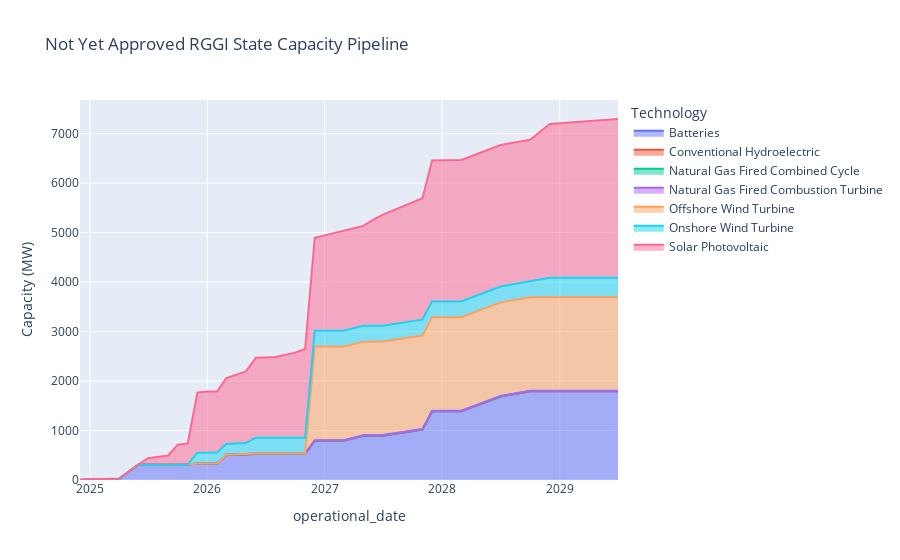

The notebook cell saved with this chart:
### Code cell
px.area(not_yet_approved_additions.cumsum(),labels={'value':'Capacity (MW)'},title='Not Yet Approved RGGI State Capacity Pipeline',width=900)

### Figure 1 — Plotly figure (JSON) as saved in the notebook; plotly's stock layout.template omitted (floating-point values rounded to 4 significant figures)
{"data": [{"fillpattern": {"shape": ""}, "hovertemplate": "Technology=Batteries<br>operational_date=%{x}<br>Capacity (MW)=%{y}<extra></extra>", "legendgroup": "Batteries", "line": {"color": "#636efa"}, "marker": {"symbol": "circle"}, "mode": "lines", "name": "Batteries", "orientation": "v", "showlegend": true, "stackgroup": "1", "type": "scatter", "x": ["2024-12-01T00:00:00", "2025-04-01T00:00:00", "2025-06-01T00:00:00", "2025-07-01T00:00:00", "2025-09-01T00:00:00", "2025-10-01T00:00:00", "2025-11-01T00:00:00", "2025-12-01T00:00:00", "2026-01-01T00:00:00", "2026-02-01T00:00:00", "2026-03-01T00:00:00", "2026-05-01T00:00:00", "2026-06-01T00:00:00", "2026-08-01T00:00:00", "2026-10-01T00:00:00", "2026-11-01T00:00:00", "2026-12-01T00:00:00", "2027-03-01T00:00:00", "2027-05-01T00:00:00", "2027-06-01T00:00:00", "2027-07-01T00:00:00", "2027-11-01T00:00:00", "2027-12-01T00:00:00", "2028-03-01T00:00:00", "2028-07-01T00:00:00", "2028-10-01T00:00:00", "2028-12-01T00:00:00", "2029-07-01T00:00:00"], "xaxis": "x", "y": [0, 20, 310.1, 310.1, 310.1, 312.6, 312.6, 334.9, 334.9, 334.9, 504.9, 524.9, 524.9, 524.9, 524.9, 524.9, 793.9, 793.9, 893.9, 896.4, 896.4, 1017.0, 1387.0, 1387.0, 1687.0, 1792.0, 1792.0, 1792.0], "yaxis": "y"}, {"fillpattern": {"shape": ""}, "hovertemplate": "Technology=Conventional Hydroelectric<br>operational_date=%{x}<br>Capacity (MW)=%{y}<extra></extra>", "legendgroup": "Conventional Hydroelectric", "line": {"color": "#EF553B"}, "marker": {"symbol": "circle"}, "mode": "lines", "name": "Conventional Hydroelectric", "orientation": "v", "showlegend": true, "stackgroup": "1", "type": "scatter", "x": ["2024-12-01T00:00:00", "2025-04-01T00:00:00", "2025-06-01T00:00:00", "2025-07-01T00:00:00", "2025-09-01T00:00:00", "2025-10-01T00:00:00", "2025-11-01T00:00:00", "2025-12-01T00:00:00", "2026-01-01T00:00:00", "2026-02-01T00:00:00", "2026-03-01T00:00:00", "2026-05-01T00:00:00", "2026-06-01T00:00:00", "2026-08-01T00:00:00", "2026-10-01T00:00:00", "2026-11-01T00:00:00", "2026-12-01T00:00:00", "2027-03-01T00:00:00", "2027-05-01T00:00:00", "2027-06-01T00:00:00", "2027-07-01T00:00:00", "2027-11-01T00:00:00", "2027-12-01T00:00:00", "2028-03-01T00:00:00", "2028-07-01T00:00:00", "2028-10-01T00:00:00", "2028-12-01T00:00:00", "2029-07-01T00:00:00"], "xaxis": "x", "y": [0, 0, 0, 0, 0, 0, 0, 0, 0, 0, 0, 0, 0, 0, 0, 0, 0, 0, 0, 0, 0.5, 0.5, 0.5, 0.5, 0.5, 0.5, 0.5, 0.5], "yaxis": "y"}, {"fillpattern": {"shape": ""}, "hovertemplate": "Technology=Natural Gas Fired Combined Cycle<br>operational_date=%{x}<br>Capacity (MW)=%{y}<extra></extra>", "legendgroup": "Natural Gas Fired Combined Cycle", "line": {"color": "#00cc96"}, "marker": {"symbol": "circle"}, "mode": "lines", "name": "Natural Gas Fired Combined Cycle", "orientation": "v", "showlegend": true, "stackgroup": "1", "type": "scatter", "x": ["2024-12-01T00:00:00", "2025-04-01T00:00:00", "2025-06-01T00:00:00", "2025-07-01T00:00:00", "2025-09-01T00:00:00", "2025-10-01T00:00:00", "2025-11-01T00:00:00", "2025-12-01T00:00:00", "2026-01-01T00:00:00", "2026-02-01T00:00:00", "2026-03-01T00:00:00", "2026-05-01T00:00:00", "2026-06-01T00:00:00", "2026-08-01T00:00:00", "2026-10-01T00:00:00", "2026-11-01T00:00:00", "2026-12-01T00:00:00", "2027-03-01T00:00:00", "2027-05-01T00:00:00", "2027-06-01T00:00:00", "2027-07-01T00:00:00", "2027-11-01T00:00:00", "2027-12-01T00:00:00", "2028-03-01T00:00:00", "2028-07-01T00:00:00", "2028-10-01T00:00:00", "2028-12-01T00:00:00", "2029-07-01T00:00:00"], "xaxis": "x", "y": [0, 0, 0, 0, 0, 0, 0, 0, 5.5, 5.5, 5.5, 5.5, 5.5, 5.5, 5.5, 5.5, 5.5, 5.5, 5.5, 5.5, 5.5, 5.5, 5.5, 5.5, 5.5, 5.5, 5.5, 5.5], "yaxis": "y"}, {"fillpattern": {"shape": ""}, "hovertemplate": "Technology=Natural Gas Fired Combustion Turbine<br>operational_date=%{x}<br>Capacity (MW)=%{y}<extra></extra>", "legendgroup": "Natural Gas Fired Combustion Turbine", "line": {"color": "#ab63fa"}, "marker": {"symbol": "circle"}, "mode": "lines", "name": "Natural Gas Fired Combustion Turbine", "orientation": "v", "showlegend": true, "stackgroup": "1", "type": "scatter", "x": ["2024-12-01T00:00:00", "2025-04-01T00:00:00", "2025-06-01T00:00:00", "2025-07-01T00:00:00", "2025-09-01T00:00:00", "2025-10-01T00:00:00", "2025-11-01T00:00:00", "2025-12-01T00:00:00", "2026-01-01T00:00:00", "2026-02-01T00:00:00", "2026-03-01T00:00:00", "2026-05-01T00:00:00", "2026-06-01T00:00:00", "2026-08-01T00:00:00", "2026-10-01T00:00:00", "2026-11-01T00:00:00", "2026-12-01T00:00:00", "2027-03-01T00:00:00", "2027-05-01T00:00:00", "2027-06-01T00:00:00", "2027-07-01T00:00:00", "2027-11-01T00:00:00", "2027-12-01T00:00:00", "2028-03-01T00:00:00", "2028-07-01T00:00:00", "2028-10-01T00:00:00", "2028-12-01T00:00:00", "2029-07-01T00:00:00"], "xaxis": "x", "y": [0, 0, 0, 0, 0, 0, 0, 0, 0, 0, 0, 0, 6, 6, 6, 6, 6, 6, 6, 6, 6, 6, 6, 6, 6, 6, 6, 6], "yaxis": "y"}, {"fillpattern": {"shape": ""}, "hovertemplate": "Technology=Offshore Wind Turbine<br>operational_date=%{x}<br>Capacity (MW)=%{y}<extra></extra>", "legendgroup": "Offshore Wind Turbine", "line": {"color": "#FFA15A"}, "marker": {"symbol": "circle"}, "mode": "lines", "name": "Offshore Wind Turbine", "orientation": "v", "showlegend": true, "stackgroup": "1", "type": "scatter", "x": ["2024-12-01T00:00:00", "2025-04-01T00:00:00", "2025-06-01T00:00:00", "2025-07-01T00:00:00", "2025-09-01T00:00:00", "2025-10-01T00:00:00", "2025-11-01T00:00:00", "2025-12-01T00:00:00", "2026-01-01T00:00:00", "2026-02-01T00:00:00", "2026-03-01T00:00:00", "2026-05-01T00:00:00", "2026-06-01T00:00:00", "2026-08-01T00:00:00", "2026-10-01T00:00:00", "2026-11-01T00:00:00", "2026-12-01T00:00:00", "2027-03-01T00:00:00", "2027-05-01T00:00:00", "2027-06-01T00:00:00", "2027-07-01T00:00:00", "2027-11-01T00:00:00", "2027-12-01T00:00:00", "2028-03-01T00:00:00", "2028-07-01T00:00:00", "2028-10-01T00:00:00", "2028-12-01T00:00:00", "2029-07-01T00:00:00"], "xaxis": "x", "y": [0, 0, 0, 0, 0, 0, 0, 0, 0, 0, 0, 0, 0, 0, 0, 0, 1890, 1890, 1890, 1890, 1890, 1890, 1890, 1890, 1890, 1890, 1890, 1890], "yaxis": "y"}, {"fillpattern": {"shape": ""}, "hovertemplate": "Technology=Onshore Wind Turbine<br>operational_date=%{x}<br>Capacity (MW)=%{y}<extra></extra>", "legendgroup": "Onshore Wind Turbine", "line": {"color": "#19d3f3"}, "marker": {"symbol": "circle"}, "mode": "lines", "name": "Onshore Wind Turbine", "orientation": "v", "showlegend": true, "stackgroup": "1", "type": "scatter", "x": ["2024-12-01T00:00:00", "2025-04-01T00:00:00", "2025-06-01T00:00:00", "2025-07-01T00:00:00", "2025-09-01T00:00:00", "2025-10-01T00:00:00", "2025-11-01T00:00:00", "2025-12-01T00:00:00", "2026-01-01T00:00:00", "2026-02-01T00:00:00", "2026-03-01T00:00:00", "2026-05-01T00:00:00", "2026-06-01T00:00:00", "2026-08-01T00:00:00", "2026-10-01T00:00:00", "2026-11-01T00:00:00", "2026-12-01T00:00:00", "2027-03-01T00:00:00", "2027-05-01T00:00:00", "2027-06-01T00:00:00", "2027-07-01T00:00:00", "2027-11-01T00:00:00", "2027-12-01T00:00:00", "2028-03-01T00:00:00", "2028-07-01T00:00:00", "2028-10-01T00:00:00", "2028-12-01T00:00:00", "2029-07-01T00:00:00"], "xaxis": "x", "y": [0, 0, 0, 0, 0, 0, 0, 216.4, 216.4, 216.4, 216.4, 216.4, 319.9, 319.9, 319.9, 319.9, 319.9, 319.9, 319.9, 319.9, 319.9, 319.9, 319.9, 319.9, 319.9, 319.9, 391.3, 391.3], "yaxis": "y"}, {"fillpattern": {"shape": ""}, "hovertemplate": "Technology=Solar Photovoltaic<br>operational_date=%{x}<br>Capacity (MW)=%{y}<extra></extra>", "legendgroup": "Solar Photovoltaic", "line": {"color": "#FF6692"}, "marker": {"symbol": "circle"}, "mode": "lines", "name": "Solar Photovoltaic", "orientation": "v", "showlegend": true, "stackgroup": "1", "type": "scatter", "x": ["2024-12-01T00:00:00", "2025-04-01T00:00:00", "2025-06-01T00:00:00", "2025-07-01T00:00:00", "2025-09-01T00:00:00", "2025-10-01T00:00:00", "2025-11-01T00:00:00", "2025-12-01T00:00:00", "2026-01-01T00:00:00", "2026-02-01T00:00:00", "2026-03-01T00:00:00", "2026-05-01T00:00:00", "2026-06-01T00:00:00", "2026-08-01T00:00:00", "2026-10-01T00:00:00", "2026-11-01T00:00:00", "2026-12-01T00:00:00", "2027-03-01T00:00:00", "2027-05-01T00:00:00", "2027-06-01T00:00:00", "2027-07-01T00:00:00", "2027-11-01T00:00:00", "2027-12-01T00:00:00", "2028-03-01T00:00:00", "2028-07-01T00:00:00", "2028-10-01T00:00:00", "2028-12-01T00:00:00", "2029-07-01T00:00:00"], "xaxis": "x", "y": [9, 9, 9, 131, 186, 400.7, 427.7, 1215.0, 1232.0, 1234.0, 1334.0, 1449.0, 1612.0, 1629.0, 1718.0, 1792.0, 1880.0, 2020.0, 2020.0, 2145.0, 2245.0, 2454.0, 2849.0, 2859.0, 2859.0, 2859.0, 3109.0, 3209.0], "yaxis": "y"}], "layout": {"legend": {"title": {"text": "Technology"}, "tracegroupgap": 0}, "title": {"text": "Not Yet Approved RGGI State Capacity Pipeline"}, "width": 900, "xaxis": {"anchor": "y", "domain": [0, 1], "title": {"text": "operational_date"}}, "yaxis": {"anchor": "x", "domain": [0, 1], "title": {"text": "Capacity (MW)"}}}}
